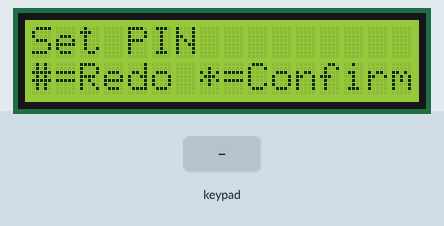
Simulated run of this sketch. Board: Arduino Uno, built with avr-gcc and run on an emulated ATmega328P. Shown: 16×2 character LCD. Inputs (shaded band) come from the test bench.

Above: at 1.2 s.
1.3 s: keypad keys 5 4 3 2 * pressed 0.4 s apart
At 3.6 s:
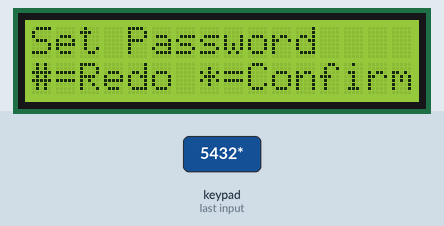
4.8 s: key '*' pressed
At 6.0 s:
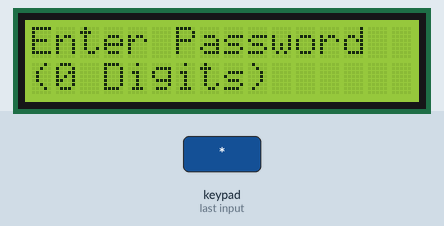
6.3 s: keypad keys 5 4 3 2 pressed 0.4 s apart
At 8.3 s:
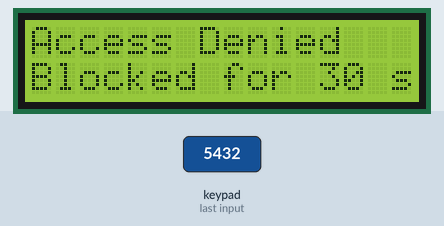
Timing chart, 0 to 9.8 s (numbered marks = the images above; inputs shaded):
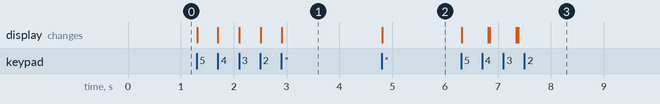

Measured:
- after the input at 1.3 s, the display: first changes at once (image 1 shows a later state)
- after the input at 4.8 s, the display: changes at once (image 2)
- after the input at 6.3 s, the display: first changes at once (image 3 shows a later state)

The sketch:

main.ino
```cpp
#include <LiquidCrystal.h>
#include <Keypad.h>
#include <Servo.h>

const byte KEYPAD_ROWS = 4;
const byte KEYPAD_COLS = 3;
const uint16_t NUMBER_OF_TRIES_MAX = 3;
const uint16_t TIMEOUT = 30;

/* Display */
LiquidCrystal lcd(12, 11, 10, 9, 8, 7);

/* Keypad setup */
byte rowPins[KEYPAD_ROWS] = {5, 4, 3, 2};
byte colPins[KEYPAD_COLS] = {A3, A2, A1};
char keys[KEYPAD_ROWS][KEYPAD_COLS] = {
  {'1', '2', '3'},
  {'4', '5', '6'},
  {'7', '8', '9'},
  {'#', '0', '*'}
};

Keypad keypad = Keypad(makeKeymap(keys), rowPins, colPins, KEYPAD_ROWS, KEYPAD_COLS);

String current = "";
String password = "";
String pin = "";
uint16_t numberOfTries = 1;
bool isSetPassword = true;
bool isSetPIN = true;
bool isEnterPIN = false;

void showEnterPasswordScreen() {
  lcd.print("Enter Password");
  lcd.setCursor(0, 1);
  String message = "(# Digits)";
  message.replace("#", String(password.length()));
  lcd.print(message);
}

void showEnterPINScreen() {
  lcd.print("Enter PIN");
  lcd.setCursor(0, 1);
  lcd.print("# to return");
}

void showPasswordSetupScreen() {
  lcd.print("Set Password");
  lcd.setCursor(0, 1);
  lcd.print("#=Redo *=Confirm");
}

void showAdminSetupScreen() {
  lcd.print("Set PIN");
  lcd.setCursor(0, 1);
  lcd.print("#=Redo *=Confirm");
}

void setup() {
  Serial.begin(115200);
  lcd.begin(16, 2);

  showAdminSetupScreen();
}

void setPIN(char key) {
  if (key == '#') {
    current = "";
    lcd.clear();
    showAdminSetupScreen();
  } else if (key == '*') {
    isSetPIN = false;
    pin = current;

    current = "";
    lcd.clear();
    showPasswordSetupScreen();
  }
}

void setPassword(char key) {
  if (key == '#') {
    current = "";
    lcd.clear();
    showPasswordSetupScreen();
  } else if (key == '*') {
    isSetPassword = false;
    password = current;

    current = "";
    lcd.clear();
    showEnterPasswordScreen();
  }
}

void enterPassword(char key) {
  if (current.length() >= password.length()) {
    lcd.clear();

    if (current == password) {
      numberOfTries = 1;
      current = "";
      lcd.print("Unlock");
      lcd.setCursor(0, 1);
      lcd.print("Successful");
      delay(500);
    } else if (numberOfTries < NUMBER_OF_TRIES_MAX) {
      numberOfTries ++;
      current = "";
      lcd.print("Wrong Password");
      delay(500);
    } else {
      numberOfTries = 1;
      current = "";

      lcd.print("Access Denied");
      lcd.setCursor(0, 1);
      String message = "Blocked for # seconds";
      message.replace("#", String(TIMEOUT));
      lcd.print(message);
      delay(1000 * TIMEOUT);
    }

    lcd.clear();
    showEnterPasswordScreen();
  }
}

void enterPIN(char key) {
  if (key == '#') {
    isEnterPIN = false;
    lcd.clear();
    showEnterPasswordScreen();
  }

  if (current.length() >= pin.length()) {
    lcd.clear();

    if (current == pin) {
      current = "";
      isSetPassword = true;
      isEnterPIN = false;
      showPasswordSetupScreen();
    } else {
      current = "";
      isEnterPIN = false;
      lcd.print("Wrong PIN");
      delay(500);
      lcd.clear();
      showEnterPasswordScreen();
    }
  }
}

void processInput(char key) {
  if (current == "" && key != '#') {
    lcd.clear();
  }

  if (key != '*' && key != '#') {
    lcd.print(key);
    current += String(key);
  }

  if (isSetPIN) {
    setPIN(key);
  } else if (isSetPassword) {
    setPassword(key);
  } else if (isEnterPIN) {
    enterPIN(key);
  } else if (key == '*') {
    isEnterPIN = true;
    showEnterPINScreen();
  } else {
    enterPassword(key);
  }
}

void loop() {
  char key = keypad.getKey();
  if (key) {
    processInput(key);
  }
}
```
